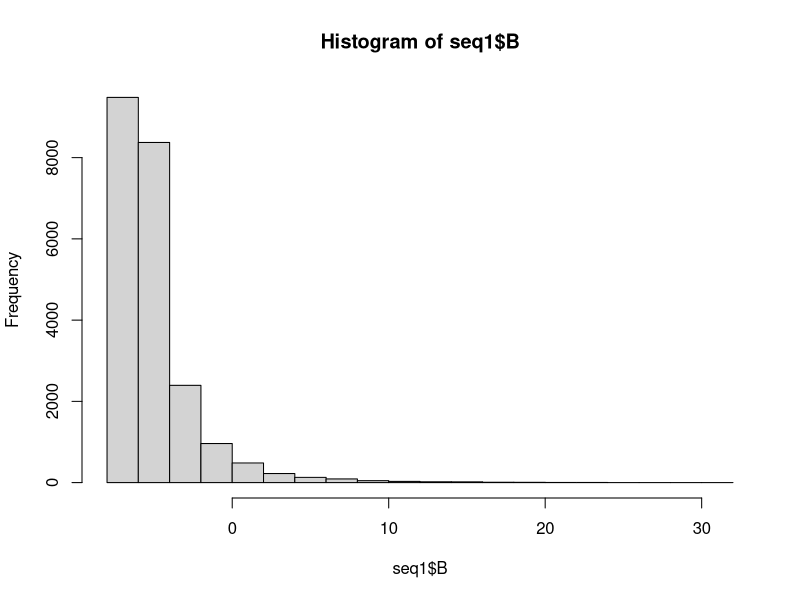
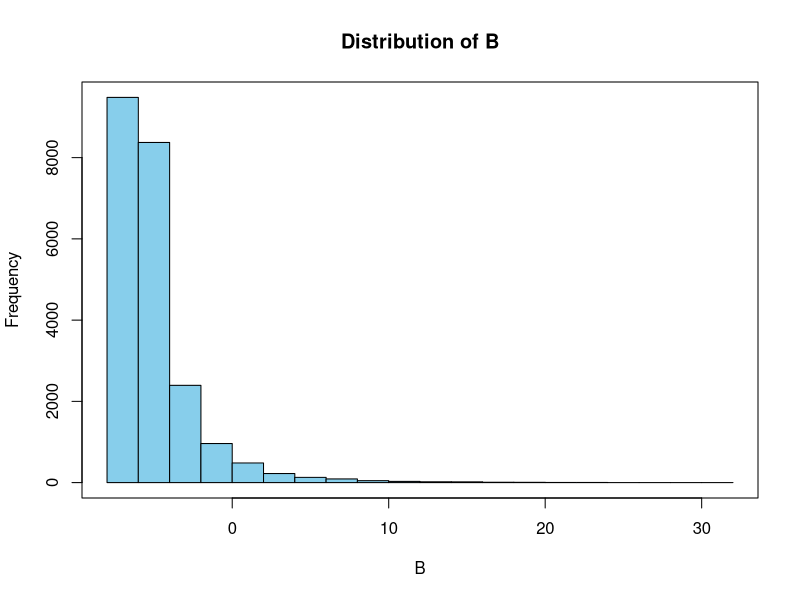
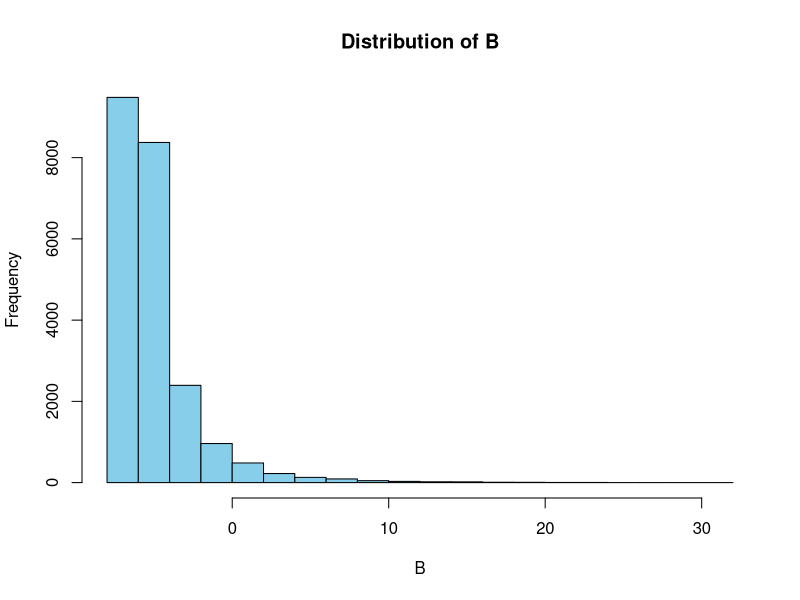
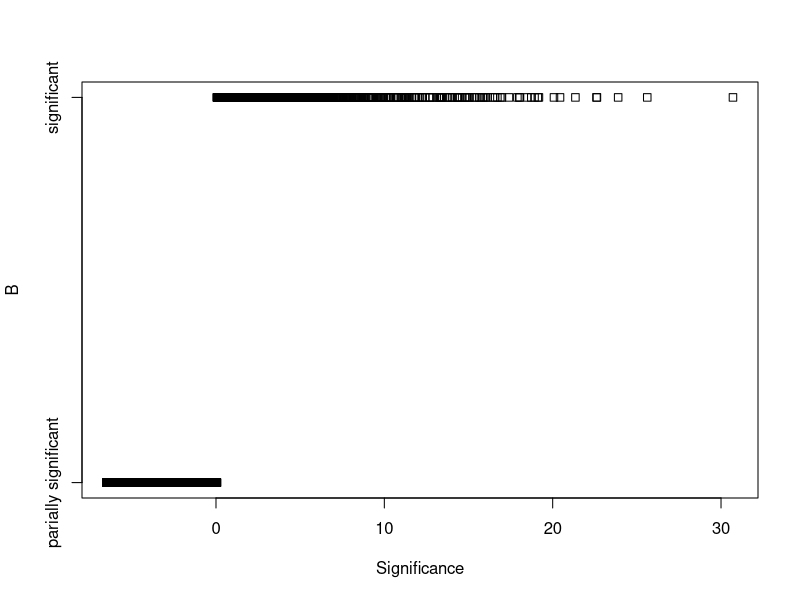
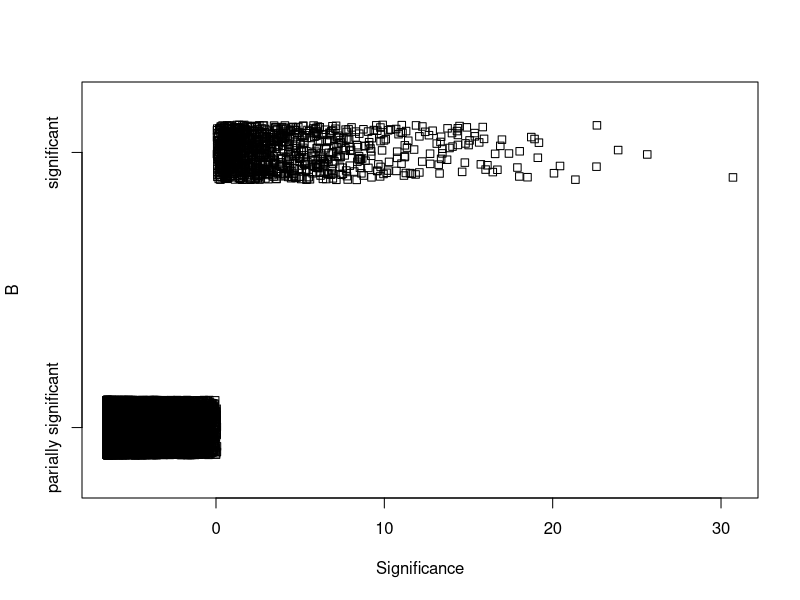
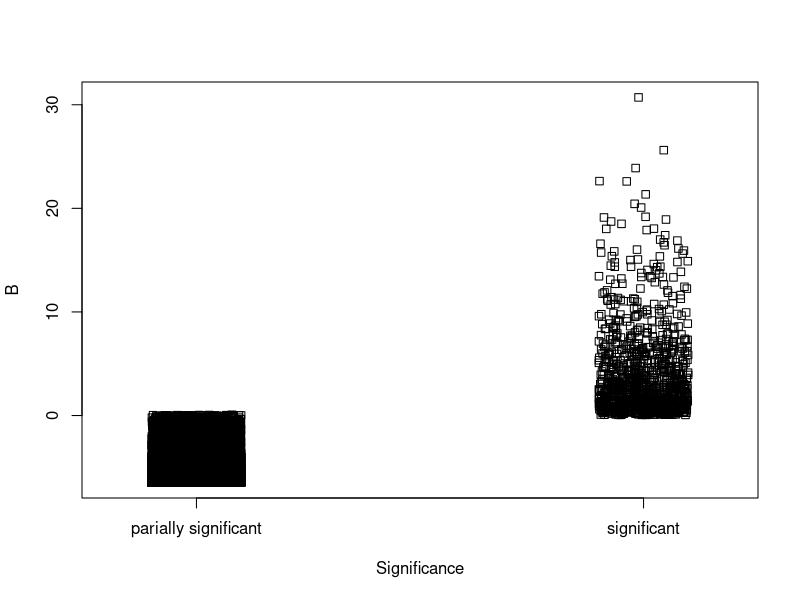
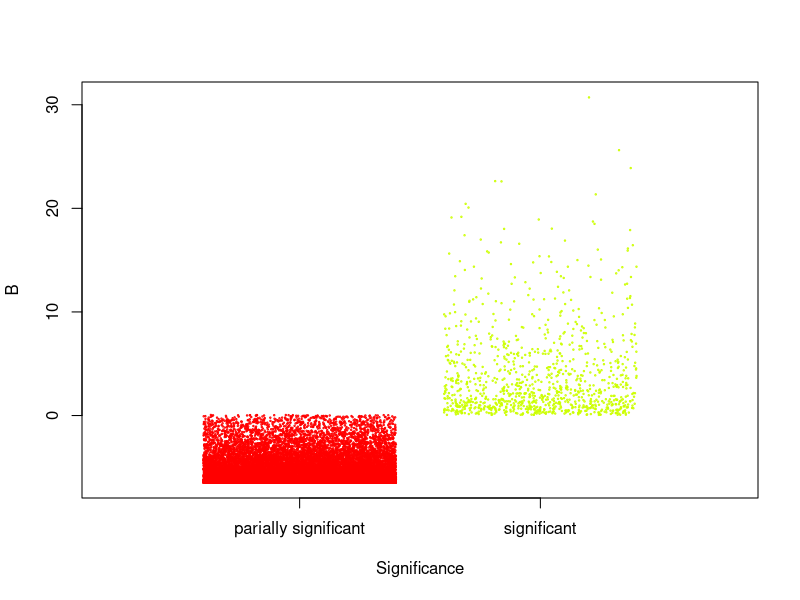
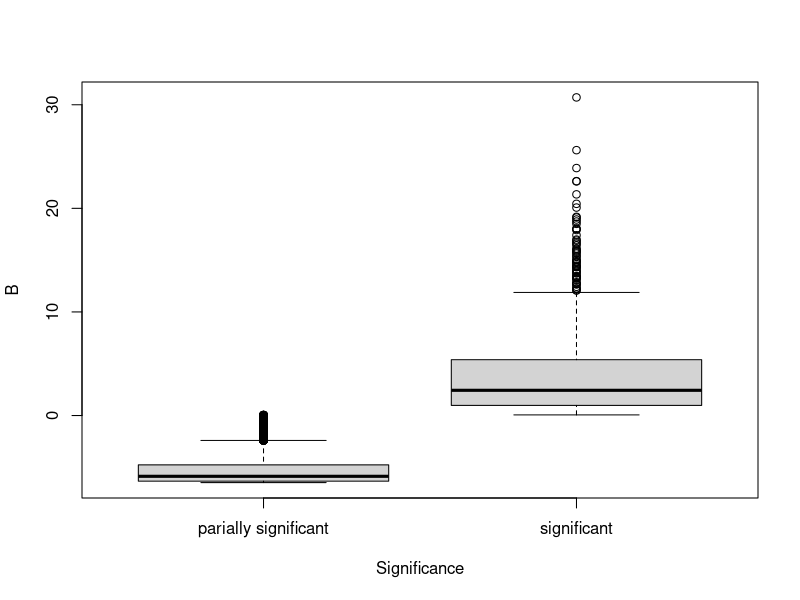

R code for these plots, in order: (Note: this script raises an error after producing the figures.)
## ---- chunk 1
getwd()                            # is this the directory we want to be in?
setwd("~/Desktop/BEC/3-R-intro")         # if not let's change directories
seq1 <- read.csv(file="GEO_table.csv", header=T)

hist(seq1$B)
## ---- chunk 2
hist(seq1$B, col="skyblue", freq=T, xlab="B",
   main="Distribution of B")
box()
## ---- chunk 3
histData <- hist(seq1$B, col="skyblue", freq=T, xlab="B",
   main="Distribution of B")
histData
## ---- chunk 4
significance <- numeric(nrow(seq1))

for ( i in 1:length(seq1$P.Value) ){

  if ( seq1$B[i] < 0.06 ){
    significance[i] <- "parially significant"
  }else if ( seq1$P.Value[i] < 0.05 ){
    significance[i] <- "significant"
  }else {
    significance[i] <- "non-significant"
  }
}

significance <- factor(significance)
seq1$significance <- significance

stripchart(seq1$B~seq1$significance, ylab="B", 
   xlab="Significance")

stripchart(seq1$B~seq1$significance, method="jitter", 
   ylab="B", xlab="Significance")

stripchart(seq1$B~seq1$significance, method="jitter", vertical=T, 
   ylab="B", xlab="Significance")

stripchart(seq1$B~seq1$significance, method="jitter", vertical=T,
   jitter=0.4, pch=1, cex=.2, col=rainbow(5), ylab="B", 
   xlab="Significance")
## ---- chunk 5
boxplot(seq1$B~seq1$significance, ylab="B", 
   xlab="Significance")
## ---- chunk 6
?pie

sigCount <- aggregate(seq1$significance, list(significance), length)
sigFreq <- sigCount$x / length(seq1$significance)
pie(sigFreq)
## ---- chunk 7
barplot(polymerCount$x, names.arg=polymerCount$Group, xlab="Significance",
   ylab="Number of Sequences")
barplot(polymerCount$x, names.arg=polymerCount$Group, ylab="Significance",
   xlab="Number of Sequences", horiz=T)
